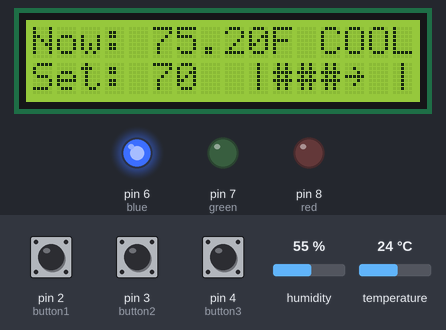
Simulated run of this sketch. Board: Arduino Uno, built with avr-gcc and run on an emulated ATmega328P. On the bench: 16×2 character LCD, output pins drawn as LEDs (lit = HIGH). Inputs (shaded band) come from the test bench; at power-on: pin 3 (button2) LOW, pin 2 (button1) LOW, temperature 24 °C, pin 4 (button3) LOW, humidity 55 %.

Above: at 1.2 s.
1.3 s: pin 3 (button2) pulled HIGH for 0.15 s
At 2.4 s:
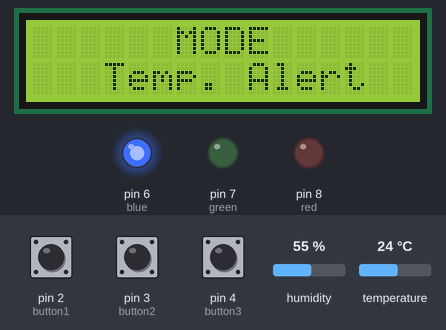
4.3 s: pin 3 (button2) pulled HIGH for 1 s
At 5.5 s:
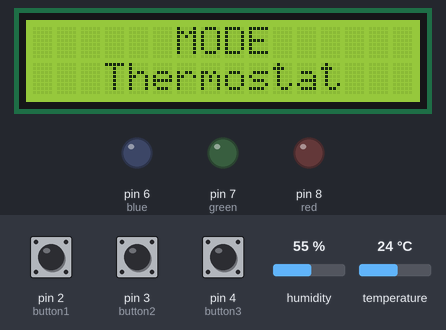
7.3 s: pin 2 (button1) pulled HIGH for 3.2 s
At 11.4 s:
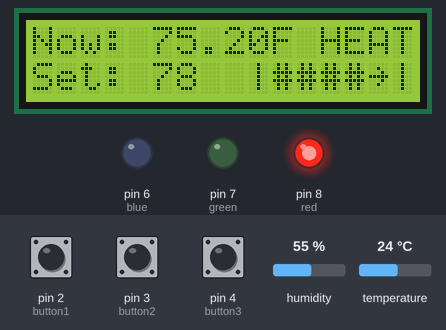
12.0 s: temperature set to 12 °C
At 13.5 s:
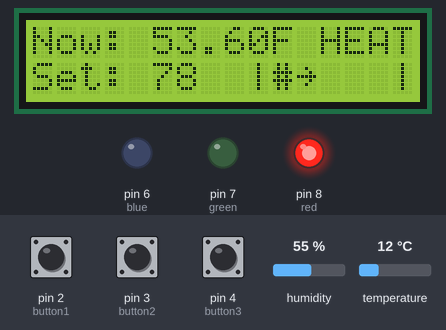
13.8 s: temperature set to 24.5 °C
At 15.2 s:
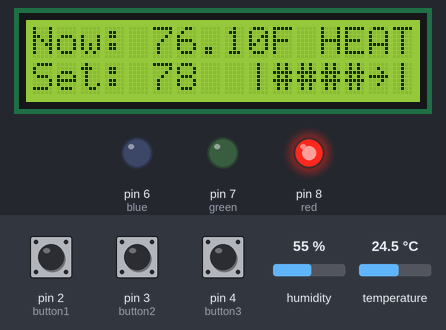
15.8 s: temperature set to 25.3 °C
At 17.6 s:
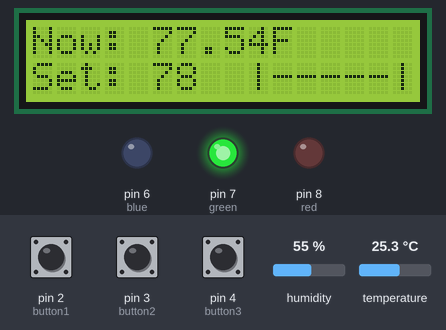
Timing chart, 0 to 18.9 s (numbered marks = the images above; inputs shaded):
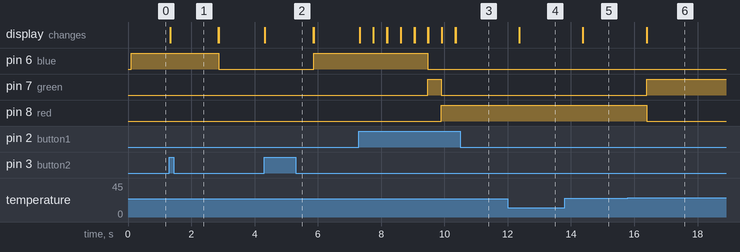

Measured:
- the behaviour switches between 25.2 and 25.3 °C on temperature (found by bisection; images 5 and 6)
- after the input at 1.3 s, pin 6 (blue): HIGH → LOW after 1.6 s; the display: changes at once (image 1)
- after the input at 4.3 s, pin 6 (blue): LOW → HIGH after 1.6 s; the display: changes at once (image 2)
- after the input at 7.3 s, pin 6 (blue): HIGH → LOW after 2.2 s; pin 7 (green): LOW → HIGH after 2.2 s, → LOW 0.43 s later; pin 8 (red): LOW → HIGH after 2.6 s; the display: first changes at once (image 3 shows a later state)
- after the input at 12.0 s, the display: changes after 0.37 s (image 4)
- after the input at 13.8 s, the display: changes after 0.58 s (image 5)
- after the input at 15.8 s, pin 7 (green): LOW → HIGH after 0.59 s; pin 8 (red): HIGH → LOW after 0.59 s; the display: changes after 0.60 s (image 6)

The sketch:

NathanBlumbergThermostatFinal.ino
```cpp
//Libraries utilized: LiquidCrystal_I2C, used to control liquid crystal display, DHT, used for getting a temperature sensor output.
//References utilized: Arduino official documentation, DHT22 sensor documentation
#include <LiquidCrystal_I2C.h>
#include <DHT.h>
LiquidCrystal_I2C lcd_1(0x27,16,2);
DHT tempSensor(A0,DHT22);

const int button1 = 2;
const int button2 = 3;
const int button3 = 4;

int button1State = 0;
int button2State = 0;
int button3State = 0;

const int red = 8;
const int green = 7;
const int blue = 6;
const int sensor = A0;

int mode = 1;// 1 = Thermostat, 2 = Temperature Alert
int prevTargetTemp = 70;
int targetTemp = 70;
int prevMaxTemp = 80;
int maxTemp = 80;
int prevMinTemp = 60;
int minTemp = 60;
bool useFahrenheit = true;
bool heating = false;
bool cooling = false;
bool highSelected = true;

double temperature = 0;

void setup()
{
  pinMode(sensor, INPUT);//   Temperature Analog Input
  pinMode(button1,INPUT);
  pinMode(button2,INPUT);
  pinMode(button3,INPUT);
  pinMode(red,OUTPUT);
  pinMode(blue,OUTPUT);
  pinMode(green,OUTPUT);

  tempSensor.begin();

  lcd_1.init();
  lcd_1.setBacklight(1);
  lcd_1.setCursor(0,0);
  lcd_1.print("Now: ");
  lcd_1.print(tempSensor.readTemperature(useFahrenheit));
  lcd_1.print("F");
  lcd_1.setCursor(0,1);
  lcd_1.print("Set: ");
  lcd_1.print("70");
}

void loop()
{
  button1State = digitalRead(button1);
  button2State = digitalRead(button2);
  button3State = digitalRead(button3);
  temperature = tempSensor.readTemperature(useFahrenheit);

  if(mode == 1)// Thermostat Mode
  {

    lcd_1.setCursor(5,0);
    if(useFahrenheit)
    {
      lcd_1.print(temperature);
      lcd_1.print("F");
    }
    else
    {
      lcd_1.print(temperature);
      lcd_1.print("C");
    }

    if(button2State == HIGH)// Mode Switch
    {
      mode = 2;
      lcd_1.clear();
      lcd_1.setCursor(6,0);
      lcd_1.print("MODE");
      lcd_1.setCursor(3,1);
      lcd_1.print("Temp. Alert");
      delay(1500);
      lcd_1.clear();

      useFahrenheit = true;
      lcd_1.clear();
      lcd_1.setCursor(0,0);
      lcd_1.print("Max Temp: ");
      lcd_1.print(maxTemp);
      lcd_1.setCursor(0,1);
      lcd_1.print("Min Temp: ");
      lcd_1.print(minTemp);
      goto tempWarning;
    }

    if(button1State == HIGH)// Temperature Raise
    {
      if(useFahrenheit)
      {
        if(targetTemp >= 90)
        {
          targetTemp = 90;
        }
        else
        {
          prevTargetTemp++;
        }
      }
      else
      {
        if(targetTemp >= 32)
        {
          targetTemp = 32;
        }
        else
        {
          prevTargetTemp++;
        }
      }
    }

    if(button3State == HIGH)// Temperature Lower
    {
      if(useFahrenheit)
      {
        if(targetTemp <= 60)
        {
          targetTemp = 60;
        }
        else
        {
          prevTargetTemp--;
        }
      }
      else
      {
        if(targetTemp <= 15)
        {
          targetTemp = 15;
        }
        else
        {
          prevTargetTemp--;
        }
      }

    }

    if(prevTargetTemp != targetTemp)// Target Temperature Changer
    {
      lcd_1.setCursor(5,1);
      lcd_1.print(prevTargetTemp);
      targetTemp = prevTargetTemp;
      delay(410);
    }

    if(targetTemp-0.6 > temperature)// Heating On (0.6 degree buffer)
    {
      cooling = false;
      heating = true;
      digitalWrite(red,HIGH);
      digitalWrite(blue,LOW);
      digitalWrite(green,LOW);
    }
    else if(targetTemp+0.6 < temperature)// Cooling On (0.6 degree buffer)
    {
      cooling = true;
      heating = false;
      digitalWrite(blue,HIGH);
      digitalWrite(red,LOW);
      digitalWrite(green,LOW);
    }
    else// Idle
    {
      cooling = false;
      heating = false;
      digitalWrite(green,HIGH);
      digitalWrite(red,LOW);
      digitalWrite(blue,LOW);
    }

    if(heating)// Heating Display
    {
      lcd_1.setCursor(12,0);
      lcd_1.print("HEAT");
      double progress = temperature/targetTemp;
      if(progress > 0.98)
      {
        lcd_1.setCursor(9,1);
        lcd_1.print("|#####|");
      }
      else if(progress > 0.95)
      {
        lcd_1.setCursor(9,1);
        lcd_1.print("|####~|");
      }
      else if(progress > 0.90)
      {
        lcd_1.setCursor(9,1);
        lcd_1.print("|###~ |");
      }
      else if(progress > 0.88)
      {
        lcd_1.setCursor(9,1);
        lcd_1.print("|##~  |");
      }
      else if(progress <= 0.85)
      {
        lcd_1.setCursor(9,1);
        lcd_1.print("|#~   |");
      }
      else if(progress <= 0.8)
      {
        lcd_1.setCursor(9,1);
        lcd_1.print("|~    |");
      }
    }
    else if(cooling)// Cooling Display
    {
      lcd_1.setCursor(12,0);
      lcd_1.print("COOL");
      double progress = targetTemp/temperature;
      if(progress > 0.98)
      {
        lcd_1.setCursor(9,1);
        lcd_1.print("|#####|");
      }
      else if(progress > 0.95)
      {
        lcd_1.setCursor(9,1);
        lcd_1.print("|####~|");
      }
      else if(progress > 0.90)
      {
        lcd_1.setCursor(9,1);
        lcd_1.print("|###~ |");
      }
      else if(progress > 0.88)
      {
        lcd_1.setCursor(9,1);
        lcd_1.print("|##~  |");
      }
      else if(progress <= 0.85)
      {
        lcd_1.setCursor(9,1);
        lcd_1.print("|#~   |");
      }
      else if(progress <= 0.80)
      {
        lcd_1.setCursor(9,1);
        lcd_1.print("|~    |");
      }
    }
    else if(!(cooling||heating))// Idle Display
    {
      lcd_1.setCursor(12,0);
      lcd_1.print("    ");
      lcd_1.setCursor(9,1);
      lcd_1.print("|-----|");
    }
    tempWarning:// Mode Skip
    if(mode == 2)
    {
      ;
    }
  }
  else if(mode == 2)// Temperature Warning Mode
  {
    if(button2State == HIGH)// Mode Switch
    {
      mode = 1;
      lcd_1.clear();
      lcd_1.setCursor(6,0);
      lcd_1.print("MODE");
      lcd_1.setCursor(3,1);
      lcd_1.print("Thermostat");
      delay(1500);
      lcd_1.clear();

      useFahrenheit = true;
      lcd_1.setCursor(0,0);
      lcd_1.print("Now: ");
      lcd_1.print(temperature);
      lcd_1.print("F");
      lcd_1.setCursor(0,1);
      lcd_1.print("Set: ");
      lcd_1.print(targetTemp);
    }

    if(button1State == HIGH && button2State == HIGH)// High/Low Selector
    {
      if(highSelected)
      {
        highSelected = false;
      }
      else
      {
        highSelected = true;
      }
    }

    if(highSelected)
    {
      lcd_1.setCursor(14,0);
      lcd_1.print("*");
      lcd_1.setCursor(14,1);
      lcd_1.print("    ");
    }
    else
    {
      lcd_1.setCursor(14,1);
      lcd_1.print("*");
      lcd_1.setCursor(14,0);
      lcd_1.print("    ");
    }

    if(highSelected && button1State == HIGH)// Max Raise
    {
      if(useFahrenheit)
      {
        if(maxTemp >= 100)
        {
          maxTemp = 100;
        }
        else
        {
          prevMaxTemp++;
        }
      }
      else
      {
        if(maxTemp >= 37)
        {
          maxTemp = 37;
        }
        else
        {
          prevMaxTemp++;
        }
      }
    }

    if(highSelected && button3State == HIGH)// Max Lower
    {
      if(useFahrenheit)
      {
        if(maxTemp <= 51)
        {
          maxTemp = 51;
        }
        else
        {
          prevMaxTemp--;
        }
      }
      else
      {
        if(maxTemp <= 10)
        {
          maxTemp = 10;
        }
        else
        {
          prevMaxTemp--;
        }
      }
    }

    if(!highSelected && button1State == HIGH)// Min Raise
    {
      if(useFahrenheit)
      {
        if(minTemp >= 99)
        {
          minTemp = 99;
        }
        else
        {
          prevMinTemp++;
        }
      }
      else
      {
        if(minTemp >= 37)
        {
          minTemp = 37;
        }
        else
        {
          prevMinTemp++;
        }
      }
    }

    if(!highSelected && button3State == HIGH)// Min Lower
    {
      if(useFahrenheit)
      {
        if(minTemp <= 50)
        {
          minTemp = 50;
        }
        else
        {
          prevMinTemp--;
        }
      }
      else
      {
        if(minTemp <= 10)
        {
          minTemp = 10;
        }
        else
        {
          prevMinTemp--;
        }
      }
    }

    if(prevMaxTemp != maxTemp || prevMinTemp != minTemp)// Min/Max Temperature Changer
    {
      lcd_1.setCursor(10,0);
      lcd_1.print(prevMaxTemp);
      maxTemp = prevMaxTemp;
      lcd_1.setCursor(10,1);
      lcd_1.print(prevMinTemp);
      minTemp = prevMinTemp;
      delay(410);
    }

    if(minTemp < temperature && temperature < maxTemp)// Warning Flasher
    {
      digitalWrite(blue,LOW);
      digitalWrite(red,LOW);
      digitalWrite(green,LOW);
    }
    else if(temperature > maxTemp)
    {
      digitalWrite(blue,LOW);
      digitalWrite(red,HIGH);
      digitalWrite(green,LOW);
      delay(300);
      digitalWrite(red,LOW);
      delay(300);
    }
    else if(temperature < minTemp)
    {
      digitalWrite(blue,HIGH);
      digitalWrite(red,LOW);
      digitalWrite(green,LOW);
      delay(300);
      digitalWrite(blue,LOW);
      delay(300);
    }
  }

  if(button1State == HIGH && button3State == HIGH)// Unit Changer
  {
  	if(useFahrenheit == true)
    {
    	useFahrenheit = false;
      prevTargetTemp = 21;
    }
    else
    {
    	useFahrenheit = true;
      prevTargetTemp = 70;
  	}
    delay(500);
  }
}
```
